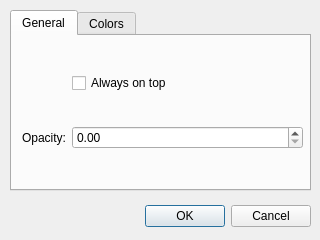
<?xml version="1.0" encoding="UTF-8"?>
<ui version="4.0">
 <class>DialogPrefs</class>
 <widget class="QDialog" name="DialogPrefs">
  <property name="geometry">
   <rect>
    <x>0</x>
    <y>0</y>
    <width>320</width>
    <height>240</height>
   </rect>
  </property>
  <widget class="QDialogButtonBox" name="buttonBox">
   <property name="geometry">
    <rect>
     <x>120</x>
     <y>200</y>
     <width>191</width>
     <height>32</height>
    </rect>
   </property>
   <property name="orientation">
    <enum>Qt::Horizontal</enum>
   </property>
   <property name="standardButtons">
    <set>QDialogButtonBox::Cancel|QDialogButtonBox::Ok</set>
   </property>
  </widget>
  <widget class="QTabWidget" name="tabWidget">
   <property name="geometry">
    <rect>
     <x>10</x>
     <y>10</y>
     <width>301</width>
     <height>181</height>
    </rect>
   </property>
   <property name="currentIndex">
    <number>0</number>
   </property>
   <widget class="QWidget" name="tabGeneral">
    <attribute name="title">
     <string>General</string>
    </attribute>
    <widget class="QWidget" name="gridLayoutWidget_2">
     <property name="geometry">
      <rect>
       <x>10</x>
       <y>10</y>
       <width>281</width>
       <height>131</height>
      </rect>
     </property>
     <layout class="QGridLayout" name="layGeneral">
      <item row="1" column="0">
       <widget class="QLabel" name="lblOpacity">
        <property name="text">
         <string>Opacity:</string>
        </property>
       </widget>
      </item>
      <item row="0" column="1">
       <widget class="QCheckBox" name="chkAlwaysOnTop">
        <property name="text">
         <string>Always on top</string>
        </property>
       </widget>
      </item>
      <item row="1" column="1">
       <widget class="QDoubleSpinBox" name="sbxOpacity">
        <property name="sizePolicy">
         <sizepolicy hsizetype="Expanding" vsizetype="Fixed">
          <horstretch>0</horstretch>
          <verstretch>0</verstretch>
         </sizepolicy>
        </property>
        <property name="maximum">
         <double>1.000000000000000</double>
        </property>
        <property name="singleStep">
         <double>0.050000000000000</double>
        </property>
       </widget>
      </item>
     </layout>
    </widget>
   </widget>
   <widget class="QWidget" name="tabColors">
    <attribute name="title">
     <string>Colors</string>
    </attribute>
    <widget class="QWidget" name="gridLayoutWidget">
     <property name="geometry">
      <rect>
       <x>10</x>
       <y>10</y>
       <width>281</width>
       <height>131</height>
      </rect>
     </property>
     <layout class="QGridLayout" name="layColors">
      <item row="0" column="0">
       <widget class="QPushButton" name="pbnBg">
        <property name="text">
         <string>Background</string>
        </property>
       </widget>
      </item>
      <item row="1" column="1">
       <widget class="QLabel" name="lblColorBd">
        <property name="text">
         <string/>
        </property>
       </widget>
      </item>
      <item row="0" column="1">
       <widget class="QLabel" name="lblColorBg">
        <property name="sizePolicy">
         <sizepolicy hsizetype="Expanding" vsizetype="Preferred">
          <horstretch>0</horstretch>
          <verstretch>0</verstretch>
         </sizepolicy>
        </property>
        <property name="text">
         <string/>
        </property>
       </widget>
      </item>
      <item row="2" column="1">
       <widget class="QLabel" name="lblColorFg">
        <property name="text">
         <string/>
        </property>
       </widget>
      </item>
      <item row="1" column="0">
       <widget class="QPushButton" name="pbnBd">
        <property name="text">
         <string>Border</string>
        </property>
       </widget>
      </item>
      <item row="2" column="0">
       <widget class="QPushButton" name="pbnFg">
        <property name="text">
         <string>Text</string>
        </property>
       </widget>
      </item>
     </layout>
    </widget>
   </widget>
  </widget>
 </widget>
 <resources/>
 <connections>
  <connection>
   <sender>buttonBox</sender>
   <signal>accepted()</signal>
   <receiver>DialogPrefs</receiver>
   <slot>accept()</slot>
   <hints>
    <hint type="sourcelabel">
     <x>248</x>
     <y>254</y>
    </hint>
    <hint type="destinationlabel">
     <x>157</x>
     <y>274</y>
    </hint>
   </hints>
  </connection>
  <connection>
   <sender>buttonBox</sender>
   <signal>rejected()</signal>
   <receiver>DialogPrefs</receiver>
   <slot>reject()</slot>
   <hints>
    <hint type="sourcelabel">
     <x>316</x>
     <y>260</y>
    </hint>
    <hint type="destinationlabel">
     <x>286</x>
     <y>274</y>
    </hint>
   </hints>
  </connection>
 </connections>
</ui>
